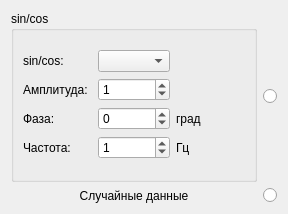
<?xml version="1.0" encoding="UTF-8"?>
<ui version="4.0">
 <class>DataSendWidget</class>
 <widget class="QWidget" name="DataSendWidget">
  <property name="geometry">
   <rect>
    <x>0</x>
    <y>0</y>
    <width>288</width>
    <height>214</height>
   </rect>
  </property>
  <property name="windowTitle">
   <string>DataSendWidget</string>
  </property>
  <layout class="QVBoxLayout" name="verticalLayout_3">
   <item>
    <layout class="QVBoxLayout" name="verticalLayout">
     <item>
      <layout class="QHBoxLayout" name="horizontalLayout">
       <item>
        <widget class="QGroupBox" name="groupBox">
         <property name="title">
          <string>sin/cos</string>
         </property>
         <layout class="QVBoxLayout" name="verticalLayout_2">
          <item>
           <layout class="QGridLayout" name="gridLayout">
            <item row="2" column="0">
             <widget class="QLabel" name="label_3">
              <property name="text">
               <string>Фаза:</string>
              </property>
             </widget>
            </item>
            <item row="3" column="2">
             <widget class="QLabel" name="label_6">
              <property name="text">
               <string>Гц</string>
              </property>
             </widget>
            </item>
            <item row="2" column="2">
             <widget class="QLabel" name="label_5">
              <property name="text">
               <string>град</string>
              </property>
             </widget>
            </item>
            <item row="0" column="0">
             <widget class="QLabel" name="label_7">
              <property name="text">
               <string>sin/cos:</string>
              </property>
             </widget>
            </item>
            <item row="1" column="0">
             <widget class="QLabel" name="label_2">
              <property name="text">
               <string>Амплитуда:</string>
              </property>
             </widget>
            </item>
            <item row="3" column="1">
             <widget class="QSpinBox" name="harmonic_f_sb">
              <property name="minimum">
               <number>-100</number>
              </property>
              <property name="maximum">
               <number>100</number>
              </property>
              <property name="value">
               <number>1</number>
              </property>
             </widget>
            </item>
            <item row="0" column="1">
             <widget class="QComboBox" name="harmonic_cb"/>
            </item>
            <item row="3" column="0">
             <widget class="QLabel" name="label_4">
              <property name="text">
               <string>Частота:</string>
              </property>
             </widget>
            </item>
            <item row="1" column="1">
             <widget class="QSpinBox" name="harmonic_a_sb">
              <property name="minimum">
               <number>-100</number>
              </property>
              <property name="maximum">
               <number>100</number>
              </property>
              <property name="value">
               <number>1</number>
              </property>
             </widget>
            </item>
            <item row="2" column="1">
             <widget class="QSpinBox" name="harmonic_p_sb">
              <property name="minimum">
               <number>-360</number>
              </property>
              <property name="maximum">
               <number>360</number>
              </property>
              <property name="value">
               <number>0</number>
              </property>
             </widget>
            </item>
           </layout>
          </item>
         </layout>
        </widget>
       </item>
       <item>
        <widget class="QRadioButton" name="harmonic_rb">
         <property name="sizePolicy">
          <sizepolicy hsizetype="Maximum" vsizetype="Preferred">
           <horstretch>0</horstretch>
           <verstretch>0</verstretch>
          </sizepolicy>
         </property>
         <property name="text">
          <string/>
         </property>
        </widget>
       </item>
      </layout>
     </item>
     <item>
      <layout class="QHBoxLayout" name="horizontalLayout_2">
       <item>
        <widget class="QLabel" name="label">
         <property name="text">
          <string>Случайные данные</string>
         </property>
         <property name="alignment">
          <set>Qt::AlignCenter</set>
         </property>
        </widget>
       </item>
       <item>
        <widget class="QRadioButton" name="random_data_rb">
         <property name="sizePolicy">
          <sizepolicy hsizetype="Maximum" vsizetype="Fixed">
           <horstretch>0</horstretch>
           <verstretch>0</verstretch>
          </sizepolicy>
         </property>
         <property name="text">
          <string/>
         </property>
        </widget>
       </item>
      </layout>
     </item>
    </layout>
   </item>
  </layout>
 </widget>
 <resources/>
 <connections/>
</ui>
